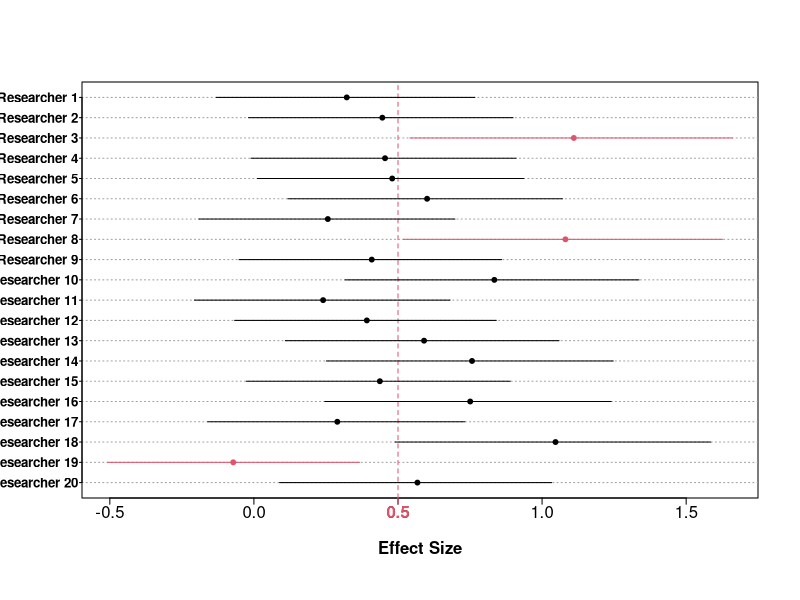
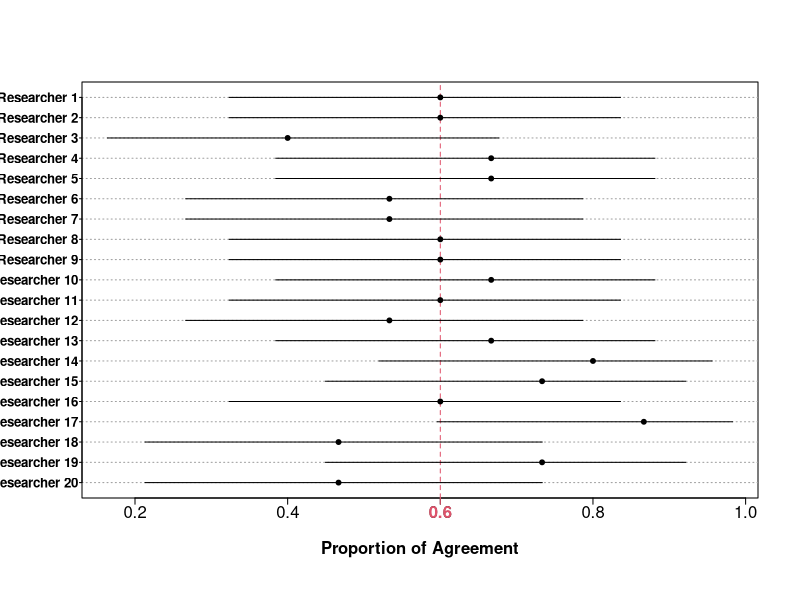

These charts were generated, in order, by the following R code:
#############################  
# CI Simulation for Cohen's d
#############################
d.CI.sim <- function(d, n1, n2 = NA, conf.level = .95, n.sim = 5, ylabel = FALSE){
  
CI.d <- function(da = d, n1a = n1, n2a = n2, conf.levela = conf.level){
  
alpha = (1 - conf.levela)/2
    N = ifelse(is.na(n2a), n1a, (n1a * n2a)/(n1a + n2a))
   df = ifelse(is.na(n2a), n1a - 1, (n1a + n2a) - 2)
 d.SE = 1/sqrt(N)  ;   t = da/d.SE
    
f <- function (ncp, alpha, q, df) {
    abs(suppressWarnings(pt(q = t, df = df, ncp, lower.tail = FALSE)) - alpha)
  }
    
a = lapply(14:ifelse(da!= 0, d*sqrt(N)+5, 30), function(x) c(-x, x))
    
CI = matrix(NA, length(a), 2)
    
for(i in 1:length(a)){
      
CI[i,] = sapply(c(alpha, 1-alpha),
function(x) optimize(f, interval = a[[i]], alpha = x, q = t, df = df, tol = 1e-12)[[1]]*d.SE)
  }  
    
CI[which.max(ave(1:nrow(CI), do.call(paste, round(data.frame(CI), 3)), FUN = seq_along)), ]
    
  }
  
  
fun <- function(db = d, n1b = n1, n2b = n2, conf.levelb = conf.level){ 
  
   N = ifelse(is.na(n2b), n1b, (n1b * n2b)/(n1b + n2b))
  df = ifelse(is.na(n2b), n1b - 1, (n1b + n2b) - 2)
d.SE = 1/sqrt(N)  ;   t = db/d.SE
    
  ds = rt(1, df, t)*d.SE
c(CI = CI.d(da = ds, n1a = n1, n2a = n2, conf.levela = conf.level), ds = ds)
  }
  
  sim <- t(replicate(n.sim, fun()))
  
  capture = sim[ ,1] <= d & d <= sim[ ,2]
  
  y = unlist(lapply(1:n.sim, function(x) c(x, x)))
  
  original.par = par(no.readonly = TRUE)
  on.exit(par(original.par))
  
  par(mgp = c(2, .2, 0), tck = -.015)  
  plot(sim[, 1:2], y, ty = "n", ylab = NA, yaxt = "n", xlab = "Effect Size", font.lab = 2)
  axis(1, at = d, col.axis = 2, col = 2, font = 2)
  abline(h = 1:n.sim, col = 8, lty = 3)
  if(ylabel) axis(2, at = 1:n.sim, labels = paste0("Researcher ", rev(1:n.sim)), font = 2, las = 1, cex.axis = .8, tck = -.006)
  abline(v = d, lty = 2, col = 2) 
  segments(sim[ ,1], 1:n.sim, sim[ ,2], 1:n.sim, lend = 1, col = ifelse(capture, 1, 2))
  points(sim[, 3], 1:n.sim, pch = 19, col = ifelse(capture, 1, 2), cex = ifelse(n.sim > 50, .6, .65))
  
  noquote(paste0("Coverage = ", mean(capture)*1e2, "%")) 
}
# Example of use:
d.CI.sim(d = .5, n1 = 20, n.sim = 20, ylabel = TRUE)

 
#############################  
# CI Simulation for binomial
#############################

CI.bi = function(n, p, n.sim, ylabel = FALSE){
  
fun <- function(n1 = n, p1 = p){
    x = rbinom(1, size = n1, prob = p1)
   pe = x/n1
   CI = binom.test(x, n1, p1)[[4]]
  c(L = CI[1], U = CI[2], pe = pe)
  }
  
  sim <- t(replicate(n.sim, fun()))
  capture = sim[ ,1] <= p & p <= sim[ ,2]
  
  y = unlist(lapply(1:n.sim, function(x) c(x, x)))
  
  original.par = par(no.readonly = TRUE)
  on.exit(par(original.par))
  
  par(mgp = c(2, .2, 0), tck = -.015)
  plot(sim[, 1:2], y, ty = "n", ylab = NA, yaxt = "n", xlab = "Proportion of Agreement", font.lab = 2)
  
  abline(h = 1:n.sim, col = 8, lty = 3)
  abline(v = p, lty = 2, col = 2)
  segments(sim[ ,1], 1:n.sim, sim[ ,2], 1:n.sim, lend = 1, col = ifelse(capture, 1, 2))
  axis(1, at = p, col.axis = 2, col = 2, font = 2)
  if(ylabel) axis(2, at = 1:n.sim, labels = paste0("Researcher ", rev(1:n.sim)), font = 2, las = 1, cex.axis = .8, tck = -.006)
  points(sim[, 3], 1:n.sim, pch = 19, col = ifelse(capture, 1, 2), cex = ifelse(n.sim > 50, .6, .65))
  
  noquote(paste0("Coverage = ", mean(capture)*1e2, "%")) 
}
# Example of use:
CI.bi(n = 15, p = .6, n.sim = 20, ylabel = T)

